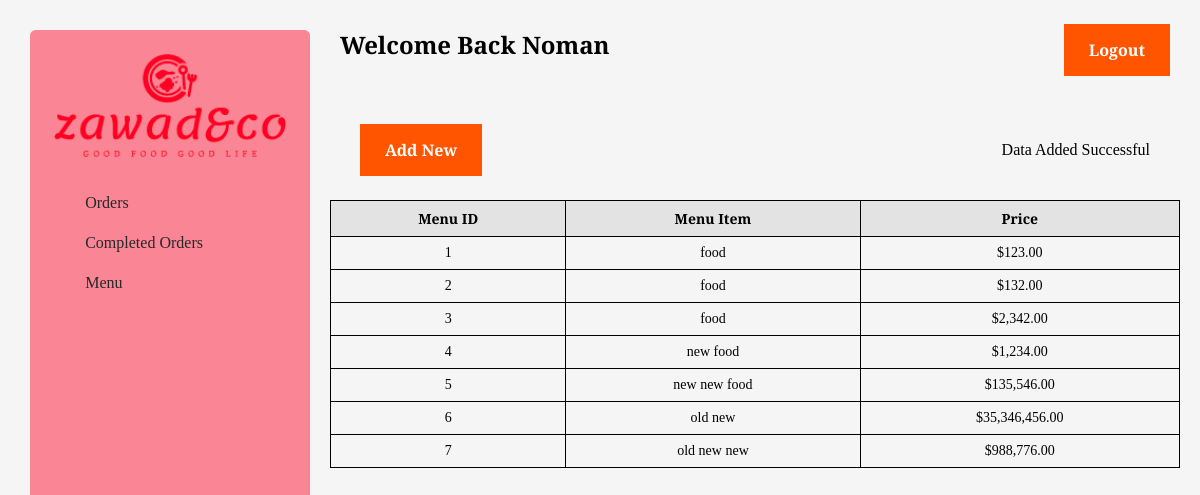
Page /menu.php (signed in) on the committed database.
### tables this page shows
CREATE TABLE `menu` (
  `menu_id` int(11) NOT NULL,
  `menu_name` varchar(255) NOT NULL,
  `menu_price` int(10) NOT NULL,
  `menu_disc` varchar(255) NOT NULL
);

### menu.php (the view, shortened to what this page needs)
<?php
include_once('./connect.php');
include("./assets/sections/dashboard-header.php");
$query = "SELECT * FROM menu";
$result = mysqli_query($conn, $query);
?>
<div class="dashboard-header">
    <button onclick="redirectToMenuPage()" class="btn">Add New</button>
    <p class="database-message"> Data Added Successful</p>
</div>
<table class="dashboard-table">
    <thead>
        <tr>
            <th>Menu ID</th>
            <th>Menu Item</th>
            <th>Price</th>
        </tr>
    </thead>
    <tbody>
        <?php
        while ($row = mysqli_fetch_assoc($result)) {
            $menu_id = $row['menu_id'];
            $menu_name = $row['menu_name'];
            $menu_price = $row['menu_price'];
        ?>
            <tr>
                <td><?= $menu_id ?></td>
                <td><?= $menu_name ?></td>
                <td>$<?= number_format($menu_price, 2) ?></td>
            </tr>
        <?php
        }
        ?>
    </tbody>
</table>
<?php include("./assets/sections/dashboard-footer.php"); ?>

### assets/css/styles.css (style rules this page uses)
:root { --primary-font: "Bitter", serif; --accent-font: "Pacifico", cursive; --red: #ff0022; --orange: #ff5500; --text: #27272a; --heading: #1d1d1f; }
body { margin: 0 auto; position: relative; }
p { font-family: var(--primary-font); font-size: 16px; line-height: 20.4px; font-weight: 400; }
.btn { font-family: var(--primary-font); font-weight: 600; font-size: 16px; padding: 15px 25px; background-color: #ff5500; outline: none; border: 0; color: white; }
.dashboard-header { display: flex; align-items: center; justify-content: space-between; z-index: 10; height: 100px; padding: 0 30px; }
.dashboard-table { border-collapse: collapse; width: 100%; font-family: var(--primary-font); font-size: 14px; }
.dashboard-table th, .dashboard-table td { border: 1px solid black; padding: 8px; text-align: center; }
.dashboard-table th { background-color: #e3e3e3; }
.dashboard-header { display: flex; }

### rows in the picture
menu: menu_id "1", menu_name "food", menu_price "123.00"
menu: menu_id "2", menu_name "food", menu_price "132.00"
menu: menu_id "3", menu_name "food", menu_price "2,342.00"
menu: menu_id "4", menu_name "new food", menu_price "1,234.00"
menu: menu_id "5", menu_name "new new food", menu_price "135,546.00"
menu: menu_id "6", menu_name "old new", menu_price "35,346,456.00"
menu: menu_id "7", menu_name "old new new", menu_price "988,776.00"

### other values in the picture
$_SESSION["stuff_name"] "Noman"
